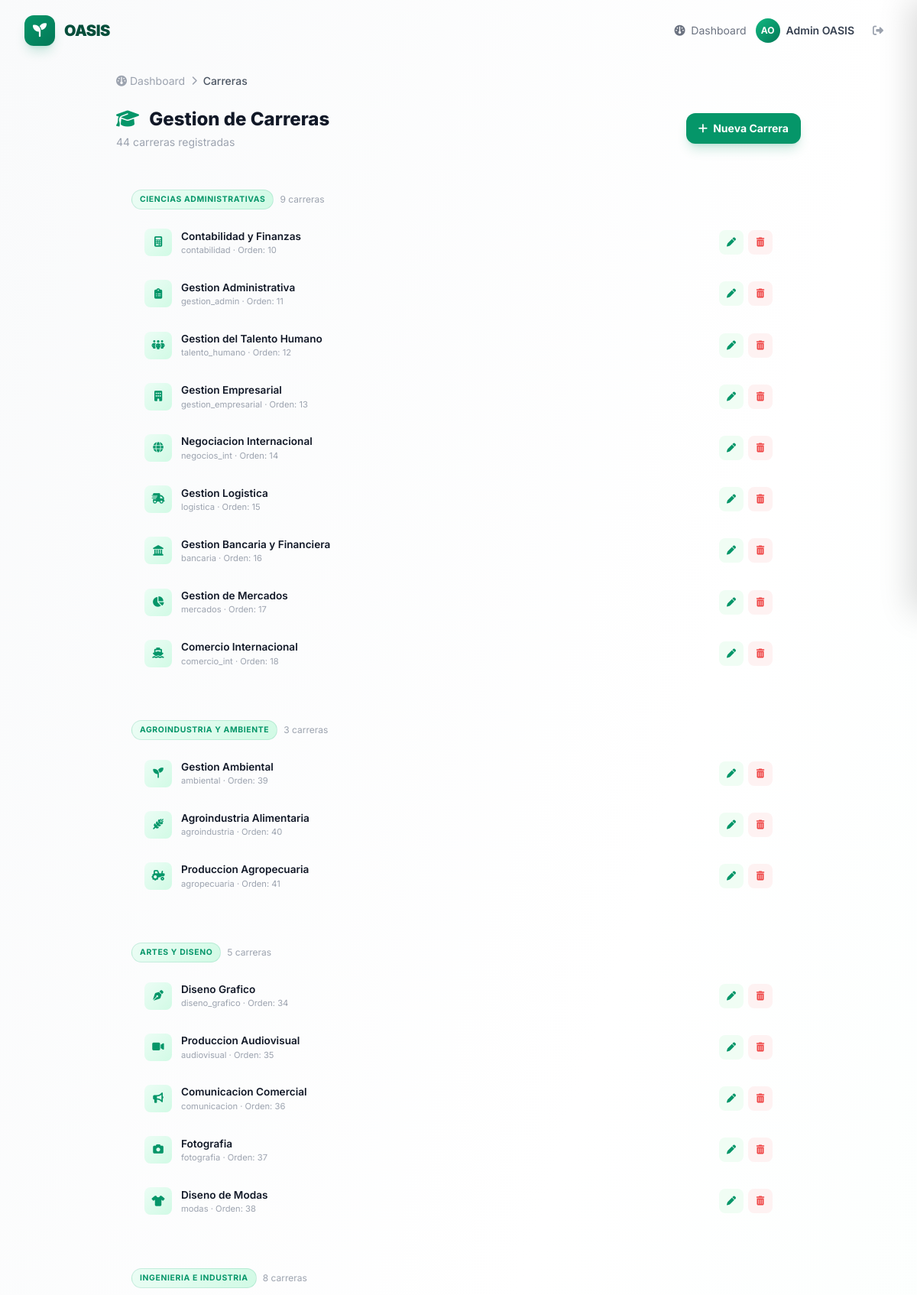
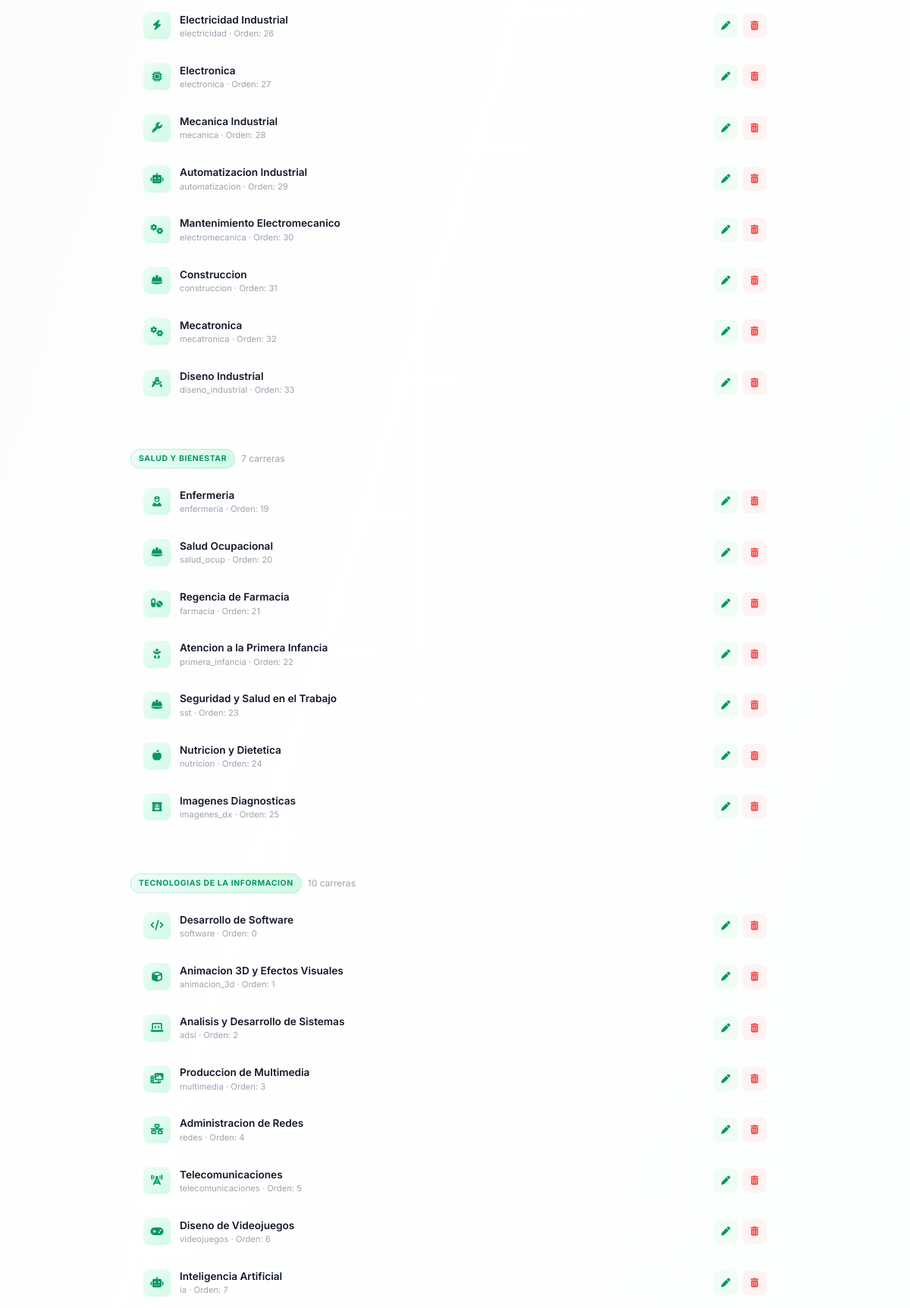
The page /auth/admin/carreras/ (signed in, upper part) on the database its author committed (2 pictures, top to bottom).
### usuarios/models.py (models this page shows, shortened)
class Usuario(AbstractUser):
    class Rol(models.TextChoices):
        APRENDIZ = 'aprendiz', 'Aprendiz'
        INSTRUCTOR = 'instructor', 'Instructor'
        EMPRESA = 'empresa', 'Empresa'
        ADMIN = 'admin', 'Administrador'
    rol = models.CharField(
        max_length=20,
        choices=Rol.choices,
        default=Rol.APRENDIZ,
        db_index=True,
    )
    telefono = models.CharField(
        max_length=15,
        blank=True,
        validators=[RegexValidator(
            regex=r'^\+?\d{7,15}$',
            message='Ingrese un numero de telefono valido (7-15 digitos).',
        )],
    )
    avatar_url = models.URLField(blank=True)
    nombre_empresa = models.CharField(max_length=200, blank=True)
    nit_empresa = models.CharField(max_length=20, blank=True, unique=True, null=True)
    motivo_registro = models.TextField(
        blank=True,
        help_text='Motivo de registro (requerido para empresas).',
    )
    class Meta:
        verbose_name = 'Usuario'
        verbose_name_plural = 'Usuarios'
        ordering = ['-date_joined']
    @property
    def es_admin(self):
        return self.rol == self.Rol.ADMIN or self.is_superuser
    @property
    def iniciales(self):
        if self.first_name and self.last_name:
            return f"{self.first_name[0]}{self.last_name[0]}".upper()
        return self.username[:2].upper()

### repositorio/models.py (models this page shows, shortened)
class Carrera(models.Model):
    clave = models.CharField(max_length=50, unique=True,
                             help_text='Clave interna (ej: software)')
    nombre = models.CharField(max_length=200,
                              help_text='Nombre completo de la carrera')
    cluster = models.CharField(max_length=20, choices=CLUSTER_CHOICES)
    icono = models.CharField(max_length=100, blank=True, default='fa-graduation-cap',
                             help_text='Clase FontAwesome (ej: fa-code)')
    descripcion = models.TextField(blank=True,
                                   help_text='Descripcion breve de la carrera')
    activa = models.BooleanField(default=True)
    orden = models.PositiveIntegerField(default=0)
    fecha_creacion = models.DateTimeField(auto_now_add=True)
    class Meta:
        ordering = ['cluster', 'orden', 'nombre']
        verbose_name = 'Carrera'
        verbose_name_plural = 'Carreras'

### usuarios/views.py (the view)
# urls.py: path('admin/carreras/', views.admin_carreras_list, name='admin_carreras_list'),
@admin_required
def admin_carreras_list(request):
    from repositorio.models import Carrera, CLUSTER_CHOICES
    cluster_map = dict(CLUSTER_CHOICES)
    carreras = Carrera.objects.all().order_by('cluster', 'orden', 'nombre')
    carreras_by_cluster = {}
    for c in carreras:
        cluster_label = cluster_map.get(c.cluster, c.cluster)
        carreras_by_cluster.setdefault(cluster_label, []).append(c)
    return render(request, 'admin/carreras_list.html', {
        'carreras_by_cluster': carreras_by_cluster,
        'total_carreras': carreras.count(),
    })

### usuarios/views.py (called while the page is built)
def admin_required(view_func):
    @wraps(view_func)
    @login_required
    def _wrapped(request, *args, **kwargs):
        if not (request.user.es_admin or request.user.is_superuser):
            return JsonResponse({'error': 'Acceso denegado'}, status=403)
        return view_func(request, *args, **kwargs)
    return _wrapped

### templates/admin/carreras_list.html (shortened to what this page needs)
{% extends 'base.html' %}
{% load static %}
{% block navbar %}
{% include 'partials/navbar_auth.html' %}
{% endblock %}
{% block content %}
<div class="pt-24 pb-16 px-4 sm:px-6 lg:px-8 min-h-screen bg-gradient-to-br from-dark-50 via-white to-oasis-50/30">
    <div class="max-w-4xl mx-auto">
        <nav class="flex items-center gap-2 text-sm text-dark-400 mb-6">
            <a href="{% url 'dashboard' %}" class="hover:text-oasis-600 transition-colors">
                <i class="fa-solid fa-gauge"></i> Dashboard
            </a>
            <i class="fa-solid fa-chevron-right text-xs"></i>
            <span class="text-dark-600 font-medium">Carreras</span>
        </nav>
        <div class="flex items-center justify-between mb-8">
            <div>
                <h1 class="text-2xl font-extrabold text-dark-900">
                    <i class="fa-solid fa-graduation-cap text-oasis-600 mr-2"></i>
                    Gestion de Carreras
                </h1>
                <p class="text-sm text-dark-400 mt-1">{{ total_carreras }} carreras registradas</p>
            </div>
            <a href="{% url 'admin_carrera_nueva' %}"
               class="px-4 py-2.5 text-sm font-bold text-white bg-oasis-600 rounded-xl
                      shadow-lg shadow-oasis-600/20 hover:bg-oasis-700 hover:shadow-oasis-600/30
                      transition-all active:scale-95">
                <i class="fa-solid fa-plus mr-1"></i> Nueva Carrera
            </a>
        </div>
        {% for cluster_label, carreras in carreras_by_cluster.items %}
        <div class="glass-card rounded-2xl p-5 mb-4">
            <div class="flex items-center gap-2 mb-3">
                <span class="cluster-badge">{{ cluster_label }}</span>
                <span class="text-xs text-dark-400">{{ carreras|length }} carrera{{ carreras|length|pluralize:"s" }}</span>
            </div>
            <div class="space-y-1">
                {% for c in carreras %}
                <div class="carrera-row">
                    <div class="carrera-icon">
                        <i class="fa-solid {{ c.icono }}"></i>
                    </div>
                    <div class="carrera-info">
                        <div class="name">
                            {{ c.nombre }}
                        </div>
                        <div class="meta">{{ c.clave }} &middot; Orden: {{ c.orden }}</div>
                    </div>
                    <div class="carrera-actions">
                        <a href="{% url 'admin_carrera_editar' c.pk %}" class="btn-edit" title="Editar">
                            <i class="fa-solid fa-pen"></i>
                        </a>
                        <button type="button" class="btn-del btn-delete-carrera" data-pk="{{ c.pk }}" data-name="{{ c.nombre }}" title="Eliminar">
                            <i class="fa-solid fa-trash-can"></i>
                        </button>
                    </div>
                </div>
                {% endfor %}
            </div>
        </div>
        {% endfor %}
    </div>
</div>
{% endblock %}

### templates/partials/navbar_auth.html (shortened to what this page needs)
<nav id="navbar" class="fixed top-0 left-0 right-0 z-50 scrolled">
    <div class="max-w-7xl mx-auto px-4 sm:px-6 lg:px-8">
        <div class="flex items-center justify-between h-16 lg:h-20">
            <a href="{% url 'index' %}" class="flex items-center gap-3 group">
                <div class="w-10 h-10 rounded-xl bg-gradient-to-br from-oasis-600 to-oasis-700
                            flex items-center justify-center shadow-lg shadow-oasis-600/20
                            group-hover:shadow-oasis-600/40 transition-all duration-300
                            group-hover:scale-110">
                    <i class="fa-solid fa-seedling text-white text-lg"></i>
                </div>
                <span class="text-xl font-black text-oasis-900 tracking-tight">OASIS</span>
            </a>
            {% if user.is_authenticated %}
            <div class="flex items-center gap-3">
                <a href="{% url 'dashboard' %}" class="text-sm text-dark-500 hover:text-oasis-600 transition-colors">
                    <i class="fa-solid fa-gauge mr-1"></i> Dashboard
                </a>
                <a href="{% url 'perfil' %}" class="flex items-center gap-2 group">
                    <div class="w-8 h-8 rounded-full bg-gradient-to-br from-oasis-500 to-oasis-700
                                flex items-center justify-center text-white text-xs font-bold
                                group-hover:shadow-lg group-hover:shadow-oasis-600/20 transition-all">
                        {{ user.iniciales }}
                    </div>
                    <span class="hidden sm:inline text-sm font-semibold text-dark-700 group-hover:text-oasis-700 transition-colors">
                        {{ user.get_full_name|default:user.username|truncatechars:15 }}
                    </span>
                </a>
                <form method="post" action="{% url 'logout' %}" class="inline">
                    <button type="submit"
                            class="px-3 py-2 rounded-lg text-sm text-dark-400 hover:text-red-500
                                   hover:bg-red-50 transition-all" title="Cerrar sesion">
                        <i class="fa-solid fa-right-from-bracket"></i>
                    </button>
                </form>
            </div>
            {% else %}
            <a href="{% url 'login' %}" class="text-sm text-dark-500 hover:text-oasis-600 transition-colors">
                <i class="fa-solid fa-right-to-bracket mr-1"></i> Iniciar sesion
            </a>
            {% endif %}
        </div>
    </div>
</nav>

### staticfiles/css/styles.css (style rules this page uses)
* { margin: 0; padding: 0; box-sizing: border-box; }
html { scroll-behavior: smooth; }

### templates/admin/carreras_list.html (style rules this page uses)
.cluster-badge { font-size: 0.65rem; font-weight: 700; text-transform: uppercase; letter-spacing: 0.06em; padding: 0.25rem 0.625rem; border-radius: 999px; background: linear-gradient(135deg, #ecfdf5, #d1fae5); color: #059669; border: 1px solid rgba(5, 150, 105, 0.15); }
.carrera-row { display: flex; align-items: center; gap: 0.75rem; padding: 0.75rem 1rem; border-radius: 0.75rem; transition: background 0.15s; border: 1px solid transparent; }
.carrera-icon { width: 2.25rem; height: 2.25rem; border-radius: 0.5rem; background: linear-gradient(135deg, #ecfdf5, #d1fae5); display: flex; align-items: center; justify-content: center; color: #059669; font-size: 0.85rem; flex-shrink: 0; }
.carrera-info { flex: 1; min-width: 0; }
.carrera-info .name { font-size: 0.85rem; font-weight: 600; color: #111827; white-space: nowrap; overflow: hidden; text-overflow: ellipsis; }
.carrera-info .meta { font-size: 0.7rem; color: #9ca3af; }
.carrera-actions { display: flex; gap: 0.375rem; flex-shrink: 0; }
.carrera-actions a, .carrera-actions button { width: 2rem; height: 2rem; border-radius: 0.5rem; display: flex; align-items: center; justify-content: center; font-size: 0.75rem; transition: all 0.15s; border: none; cursor: pointer; }
.btn-edit { background: #f0fdf4; color: #059669; }
.btn-del { background: #fef2f2; color: #ef4444; }

### rows shown on the page
Usuario: iniciales "AO", get_full_name "Admin OASIS"
Carrera: cluster_label "CIENCIAS ADMINISTRATIVAS", carreras "9", nombre "Contabilidad y Finanzas", clave "contabilidad", orden "10"
Carrera: nombre "Gestion Administrativa", clave "gestion_admin", orden "11"
Carrera: nombre "Gestion del Talento Humano", clave "talento_humano", orden "12"
Carrera: nombre "Gestion Empresarial", clave "gestion_empresarial", orden "13"
Carrera: nombre "Negociacion Internacional", clave "negocios_int", orden "14"
Carrera: nombre "Gestion Logistica", clave "logistica", orden "15"
Carrera: nombre "Gestion Bancaria y Financiera", clave "bancaria", orden "16"
Carrera: nombre "Gestion de Mercados", clave "mercados", orden "17"
Carrera: nombre "Comercio Internacional", clave "comercio_int", orden "18"
Carrera: cluster_label "AGROINDUSTRIA Y AMBIENTE", carreras "3", nombre "Gestion Ambiental", clave "ambiental", orden "39"
Carrera: nombre "Agroindustria Alimentaria", clave "agroindustria", orden "40"
Carrera: nombre "Produccion Agropecuaria", clave "agropecuaria", orden "41"
Carrera: cluster_label "ARTES Y DISENO", carreras "5", nombre "Diseno Grafico", clave "diseno_grafico", orden "34"
Carrera: nombre "Produccion Audiovisual", clave "audiovisual", orden "35"
Carrera: nombre "Comunicacion Comercial", clave "comunicacion", orden "36"
Carrera: nombre "Fotografia", clave "fotografia", orden "37"
Carrera: nombre "Diseno de Modas", clave "modas", orden "38"
Carrera: cluster_label "INGENIERIA E INDUSTRIA", carreras "8", nombre "Electricidad Industrial", clave "electricidad", orden "26"
Carrera: nombre "Electronica", clave "electronica", orden "27"
Carrera: nombre "Mecanica Industrial", clave "mecanica", orden "28"
Carrera: nombre "Automatizacion Industrial", clave "automatizacion", orden "29"
Carrera: nombre "Mantenimiento Electromecanico", clave "electromecanica", orden "30"
Carrera: nombre "Construccion", clave "construccion", orden "31"
Carrera: nombre "Mecatronica", clave "mecatronica", orden "32"
Carrera: nombre "Diseno Industrial", clave "diseno_industrial", orden "33"
Carrera: cluster_label "SALUD Y BIENESTAR", carreras "7", nombre "Enfermeria", clave "enfermeria", orden "19"
Carrera: nombre "Salud Ocupacional", clave "salud_ocup", orden "20"
Carrera: nombre "Regencia de Farmacia", clave "farmacia", orden "21"
Carrera: nombre "Atencion a la Primera Infancia", clave "primera_infancia", orden "22"
Carrera: nombre "Seguridad y Salud en el Trabajo", clave "sst", orden "23"
Carrera: nombre "Nutricion y Dietetica", clave "nutricion", orden "24"
Carrera: nombre "Imagenes Diagnosticas", clave "imagenes_dx", orden "25"
Carrera: cluster_label "TECNOLOGIAS DE LA INFORMACION", carreras "10", nombre "Desarrollo de Software", clave "software", orden "0"
Carrera: nombre "Animacion 3D y Efectos Visuales", clave "animacion_3d", orden "1"
Carrera: nombre "Analisis y Desarrollo de Sistemas", clave "adsi", orden "2"
Carrera: nombre "Produccion de Multimedia", clave "multimedia", orden "3"
Carrera: nombre "Administracion de Redes", clave "redes", orden "4"
Carrera: nombre "Telecomunicaciones", clave "telecomunicaciones", orden "5"
Carrera: nombre "Diseno de Videojuegos", clave "videojuegos", orden "6"
Carrera: nombre "Inteligencia Artificial", clave "ia", orden "7"

### other values the page prints
{{ total_carreras }} "44"
